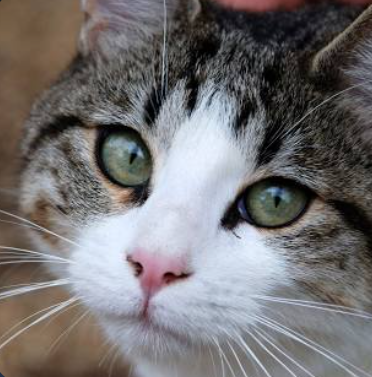
#> input picture openCV/advanced/images/cat1.png, 372 x 377 px
$ python bitWise.py
#> lines starting #> are read from the running program, lines starting #| are printed output that depends on the picture
import cv2 as cv
import numpy as np

# img=cv.imread('./images/cat1.png')
# cv.imshow('ori',img)

blank = np.zeros((500, 500, 3), dtype='uint8')

# rectangle
rec=cv.rectangle(blank.copy(),(30,30),(370,370),255,-1)
cv.imshow('rec',rec)
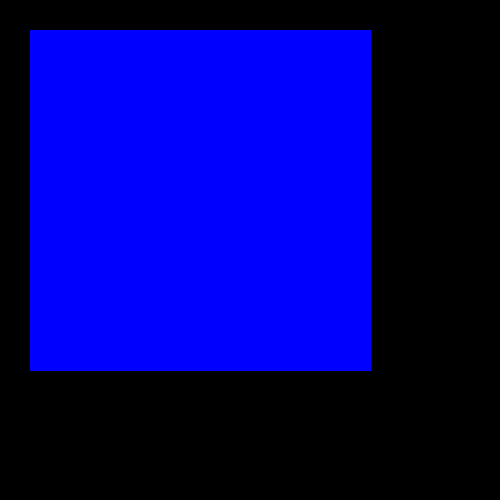
#> window 'rec': shape (500, 500, 3); mean B, G, R 118.6, 0, 0
cv.waitKey(0)

# circle
cir=cv.circle(blank.copy(),(200,200),200,255,-1) #position,radius,color,fill
cv.imshow('cir',cir)
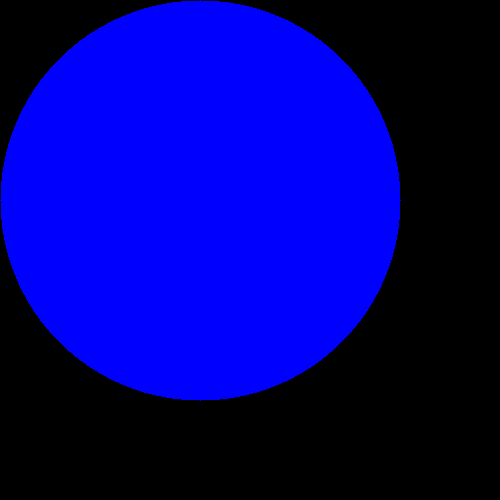
#> window 'cir': shape (500, 500, 3); mean B, G, R 128.1, 0, 0
cv.waitKey(0)

# bitwise
Bitwise_and=cv.bitwise_and(rec,cir)
cv.imshow('and',Bitwise_and)
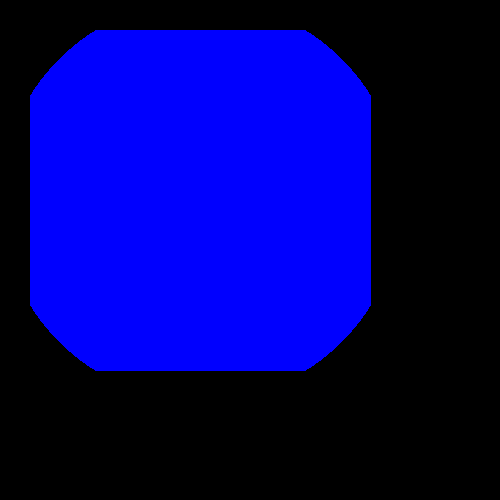
#> window 'and': shape (500, 500, 3); mean B, G, R 111.1, 0, 0
cv.waitKey(0)

Bitwise_or=cv.bitwise_or(rec,cir)
cv.imshow('or',Bitwise_or)
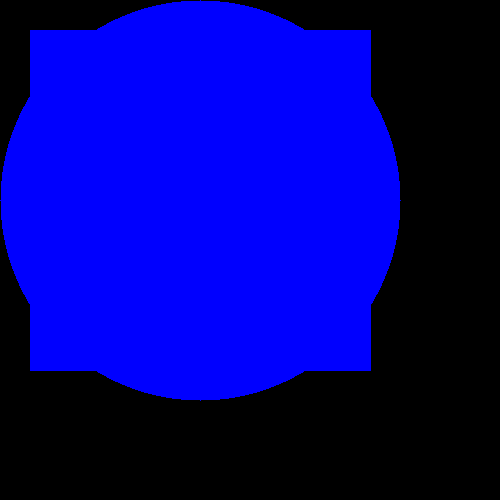
#> window 'or': shape (500, 500, 3); mean B, G, R 135.6, 0, 0
cv.waitKey(0)

img=cv.imread('./images/cat1.png')
#> img is the input picture: shape (377, 372, 3); mean B, G, R 113.3, 112.5, 115.6
# create mask
#> (the run stopped early here; a loop or call above may not have finished)
